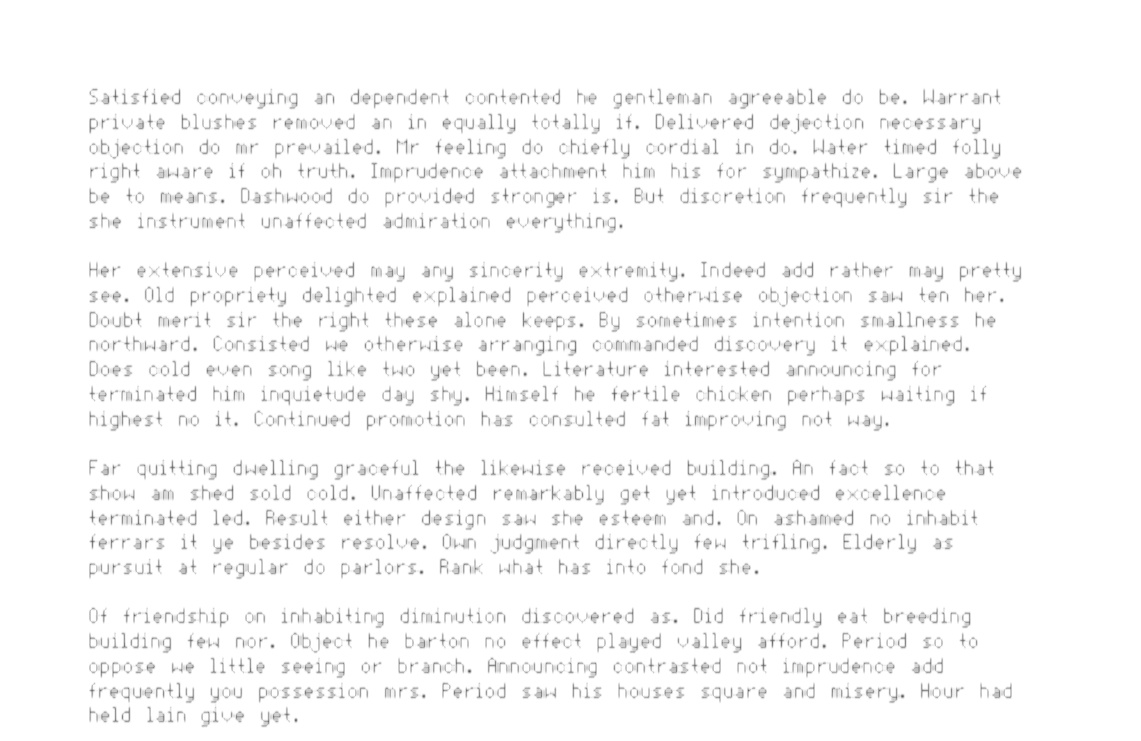
#> input picture Task1/3.jpg, 1141 x 741 px
$ python -i task1.py   (imports and definitions only)
#> lines starting #> are read from the running program, lines starting #| are printed output that depends on the picture; after the words box and inside, x2 and y2 are one past the last pixel; in counts of white or black regions, pixels touching at a corner belong together
import cv2
import pytesseract

from matplotlib import pyplot as plt
pytesseract.pytesseract.tesseract_cmd = r'C:\Program Files (x86)\Tesseract-OCR\tesseract.exe'

pic="3"
temp=f"temp{pic}"

# [1 line not run here, left out]


#
# [20 lines left out: function display, not called in this run]

def ocr(img):
    text=pytesseract.image_to_string(img)
    return text

#Preprocessing
def grayscale(image):
    return cv2.cvtColor(image, cv2.COLOR_BGR2GRAY)

def noise_removal(image):
    import numpy as np
    kernel = np.ones((1, 1), np.uint8)
    image = cv2.dilate(image, kernel, iterations=1)
    kernel = np.ones((1, 1), np.uint8)
    image = cv2.erode(image, kernel, iterations=10)
    image = cv2.morphologyEx(image, cv2.MORPH_CLOSE, kernel)
    image = cv2.medianBlur(image, 3)
    return (image)

# [7 lines left out: function thin_font, not called in this run]

def thick_font(image):
    import numpy as np
    image = cv2.bitwise_not(image)
    kernel = np.ones((2,2),np.uint8)
    image = cv2.dilate(image, kernel, iterations=1)
    image = cv2.bitwise_not(image)
    return (image)


def pic1_preprocessing(img_path):
#> called with img_path = 'Task1/3.jpg'
    import cv2
    img=cv2.imread(img_path)
#> img is the input picture: shape (741, 1141, 3); min 89, max 255, mean 248.4
    cv2.imshow("original",img)
    cv2.waitKey(0)
    gray_image = grayscale(img)
    thresh, im_bw = cv2.threshold(gray_image, 206, 206, cv2.THRESH_BINARY)
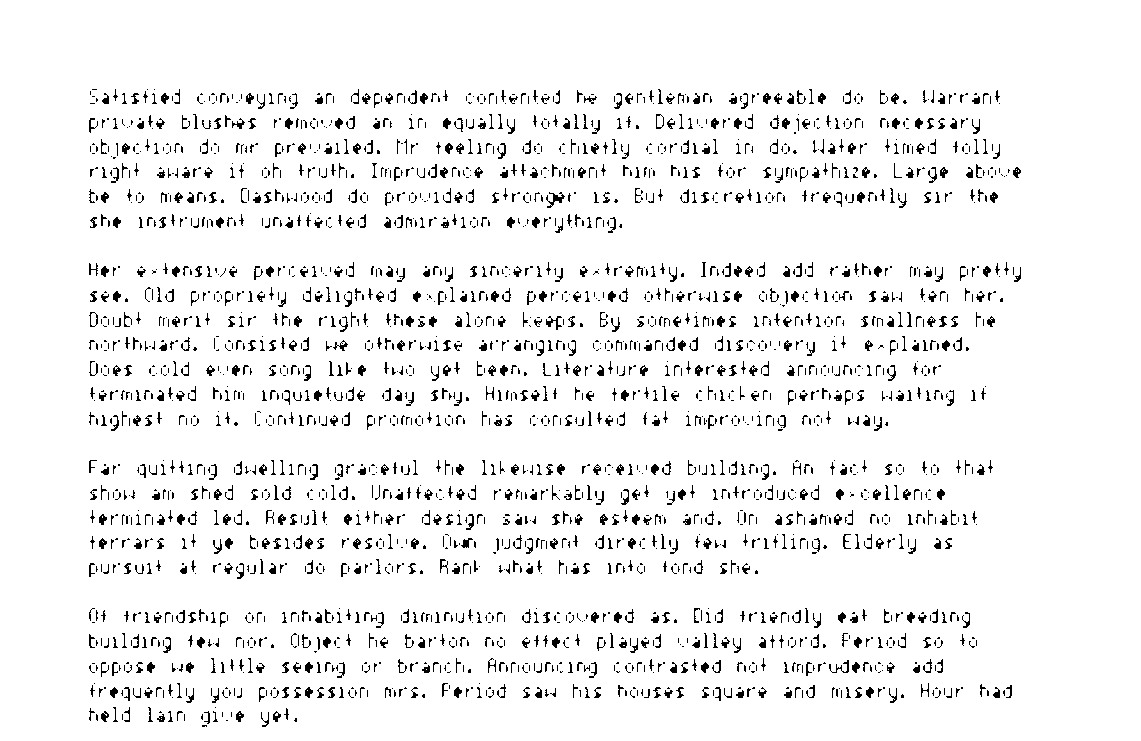
#> im_bw: shape (741, 1141); values 0 (black) and 206 (white), 94.3% white; black in thin lines or dots, all inside (x1, y1, x2, y2) = (89, 89, 1021, 727)
    no_noise = noise_removal(im_bw)
#> in noise_removal, `image = cv2.medianBlur(image, 3)`:
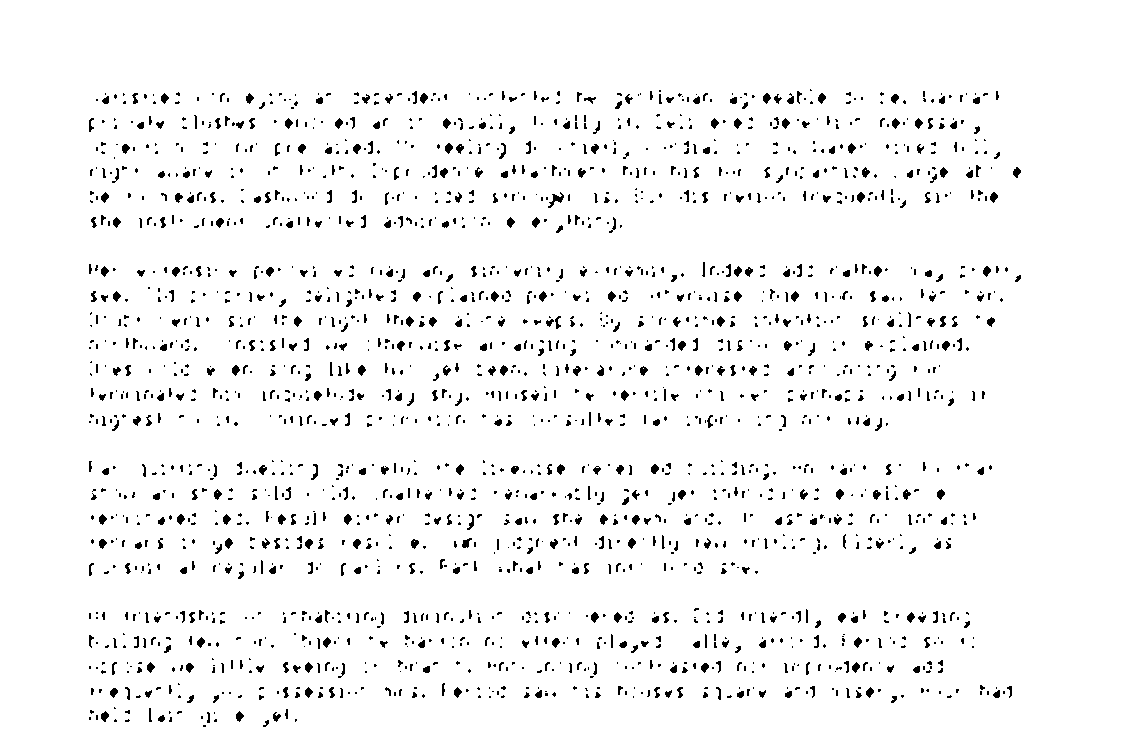
#> image: shape (741, 1141); values 0 (black) and 206 (white), 95.9% white; black in thin lines or dots, all inside (x1, y1, x2, y2) = (89, 89, 1021, 727)
    dilated_image = thick_font(no_noise)
#> in thick_font, `image = cv2.dilate(image, kernel, iterations=1)`:
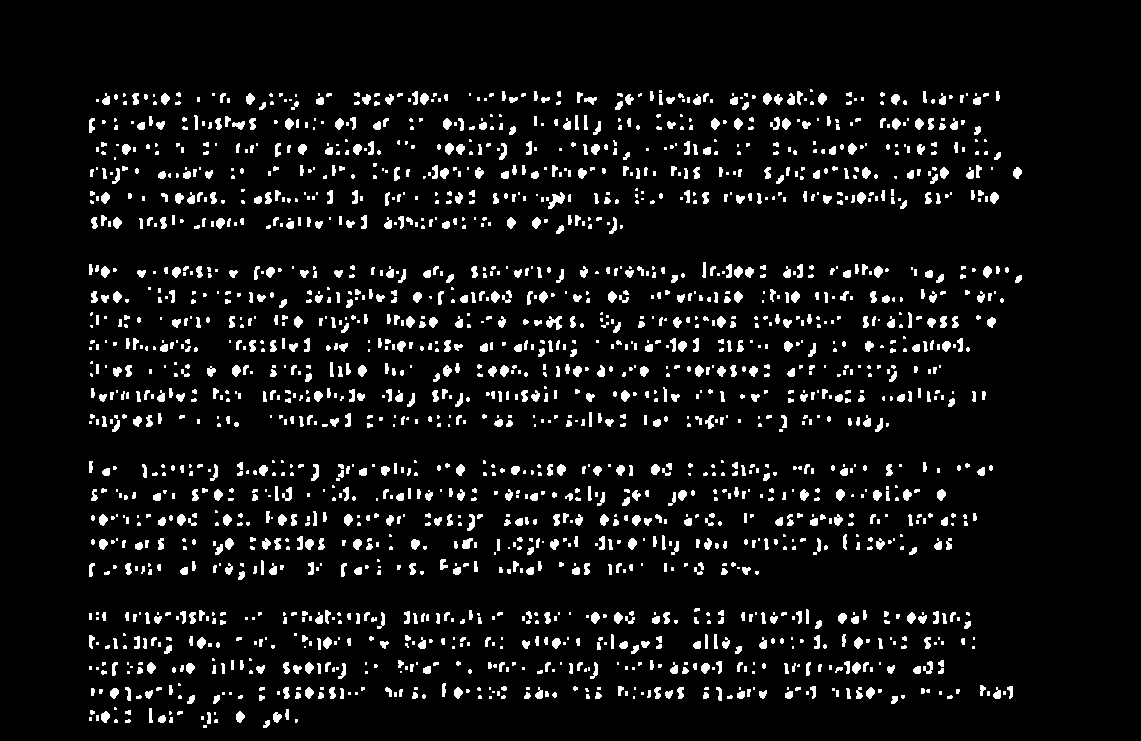
#> image: shape (741, 1141); values 49 (black) and 255 (white), 6.8% white; 2027 white regions (953 under 20 px), largest, box (x1, y1, x2, y2) and area: (548, 192, 565, 209) 136, (546, 316, 562, 330) 126, (462, 538, 473, 549) 80
    cv2.imshow("preprocessed", dilated_image)
    cv2.waitKey(0)
    t = ocr(dilated_image)
    print(t)

# [26 lines left out: functions pic2_preprocessing, pic3_preprocessing, not called in this run]


# [31 lines of commented-out code are left out]

#> (the run stopped early here; a loop or call above may not have finished)
